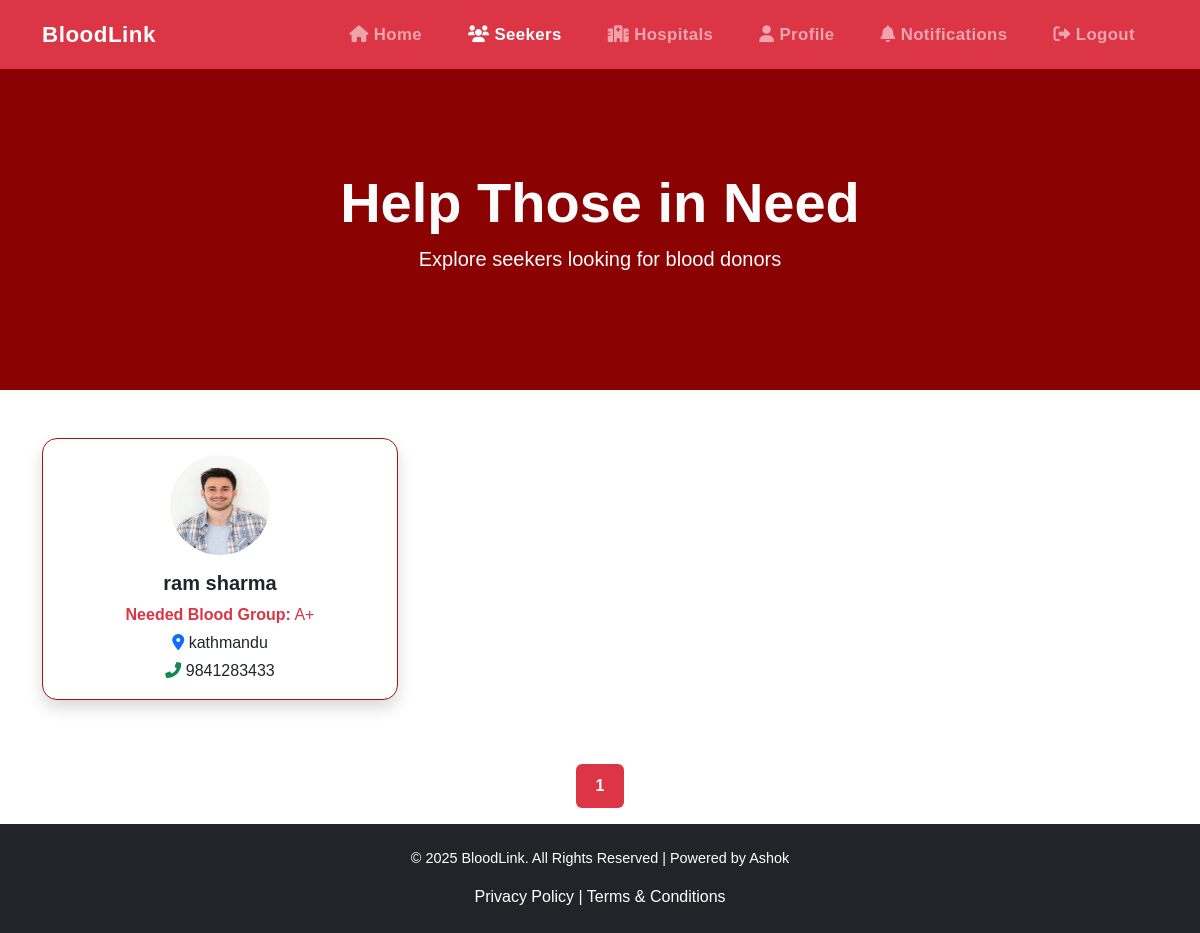
The page /BloodManagementSystem/seekers/list_seekers_for_donors.php (signed in) on the database its author committed.
### tables this page shows
CREATE TABLE `seekers` (
  `user_id` int(11) NOT NULL,
  `name` varchar(100) NOT NULL,
  `phone_number` varchar(15) DEFAULT NULL,
  `blood_group_needed` varchar(5) NOT NULL,
  `city` varchar(100) NOT NULL,
  `national_id_number` varchar(50) NOT NULL,
  `national_id_photo` varchar(255) DEFAULT NULL,
  `seeker_photo` varchar(255) DEFAULT NULL,
  PRIMARY KEY (`user_id`),
  CONSTRAINT `seekers_ibfk_1` FOREIGN KEY (`user_id`) REFERENCES `users` (`id`)
);

### BloodManagementSystem/seekers/list_seekers_for_donors.php (the view, shortened to what this page needs)
<?php
include('../includes/db.php');
$limit = 9;
$page = isset($_GET['page']) ? (int)$_GET['page'] : 1;
$start = ($page - 1) * $limit;
$query = "SELECT name, phone_number, blood_group_needed, city, seeker_photo
          FROM seekers
          ORDER BY name
          LIMIT $start, $limit";
$result = mysqli_query($conn, $query);
$total_query = mysqli_query($conn, "SELECT COUNT(*) AS total FROM seekers");
$total_row = mysqli_fetch_assoc($total_query);
$total_seekers = $total_row['total'];
$total_pages = ceil($total_seekers / $limit);
?>
<!DOCTYPE html>
<html lang="en">
<head>
    <link href="https://cdn.jsdelivr.net/npm/bootstrap@5.3.0/dist/css/bootstrap.min.css" rel="stylesheet">
    <link href="https://cdnjs.cloudflare.com/ajax/libs/font-awesome/6.0.0/css/all.min.css" rel="stylesheet">
    <link href="../style.css" rel="stylesheet">
</head>
<body>
<nav class="navbar navbar-expand-lg navbar-dark bg-danger">
    <div class="container">
        <a class="navbar-brand" href="../dashboard/donordash.php">BloodLink</a>
        <div class="collapse navbar-collapse justify-content-end custom-collapse" id="navbarNav">
            <ul class="navbar-nav">
                <li class="nav-item"><a class="nav-link" href="../dashboard/donordash.php"><i class="fas fa-home"></i> Home</a></li>
                <li class="nav-item"><a class="nav-link active" href="../seekers/list_seekers_for_donors.php"><i class="fas fa-users"></i> Seekers</a></li>
                <li class="nav-item"><a class="nav-link" href="../hospital/hospital_for_donors.php"><i class="fas fa-hospital"></i> Hospitals</a></li>
                <li class="nav-item"><a class="nav-link" href="../donors/donors_profile.php"><i class="fas fa-user"></i> Profile</a></li>
                <li class="nav-item"><a class="nav-link" href="../notifications/notification_donor.php"><i class="fas fa-bell"></i> Notifications</a></li>
                <li class="nav-item"><a class="nav-link" href="../logout.php"><i class="fas fa-sign-out-alt"></i> Logout</a></li>
            </ul>
        </div>
    </div>
</nav>
<section class="hero d-flex align-items-center justify-content-center text-center">
    <div class="container">
        <h1 class="display-5 fw-bold">Help Those in Need</h1>
        <p class="lead">Explore seekers looking for blood donors</p>
    </div>
</section>
<section class="donor-section py-5">
    <div class="container">
        <div class="row g-4">
            <?php while ($row = mysqli_fetch_assoc($result)) {
                $photo = !empty($row['seeker_photo']) ? $row['seeker_photo'] : 'default.png'; ?>
                <div class="col-md-6 col-lg-4">
                    <div class="card donor-card custom-donor-card shadow h-100 text-center p-3">
                        <img src="../uploads/seeker_photos/<?= htmlspecialchars($photo) ?>" class="rounded-circle mx-auto mb-3" alt="Seeker Photo" width="100" height="100">
                        <h5 class="fw-bold"><?= htmlspecialchars($row['name']) ?></h5>
                        <p class="mb-1 text-danger"><strong>Needed Blood Group:</strong> <?= htmlspecialchars($row['blood_group_needed']) ?></p>
                        <p class="mb-1">
                            <i class="fas fa-map-marker-alt text-primary"></i>
                            <a href="https://www.google.com/maps/search/<?= urlencode($row['city']) ?>" target="_blank" class="custom-text-link">
                                <?= htmlspecialchars($row['city']) ?>
                            </a>
                        </p>
                        <p class="mb-0">
                            <i class="fas fa-phone-alt text-success"></i>
                            <a href="tel:<?= htmlspecialchars($row['phone_number']) ?>" class="custom-text-link">
                                <?= htmlspecialchars($row['phone_number']) ?>
                            </a>
                        </p>
                    </div>
                </div>
            <?php } ?>
        </div>
    </div>
</section>
<nav aria-label="Seeker page navigation" class="mt-3">
    <ul class="pagination justify-content-center">
        <?php for ($i = 1; $i <= $total_pages; $i++): ?>
                <li class="page-item <?= ($i == $page) ? 'active' : '' ?>">
                    <a class="page-link <?= ($i == $page) ? 'bg-danger border-danger custom-btn' : 'text-danger' ?>" href="?page=<?= $i ?>"><?= $i ?></a>
                </li>
        <?php endfor; ?>
    </ul>
</nav>
<footer class="bg-dark text-white text-center py-4 mt-3">
    <div class="container">
        <p>&copy; <?= date('Y') ?> BloodLink. All Rights Reserved | Powered by Ashok</p>
        <a href="#" class="text-white">Privacy Policy</a> | <a href="#" class="text-white">Terms & Conditions</a>
    </div>
</footer>
</body>
</html>

### BloodManagementSystem/style.css (style rules this page uses)
body { font-family: 'Arial', sans-serif; color: #070603; }
@media (min-width: 992px) { .navbar-nav .nav-link { margin: 0 15px; font-weight: 600; font-size: 1.05rem; letter-spacing: 0.4px; transition: color 0.3s ease; } }
.navbar { padding-top: 0.8rem; padding-bottom: 0.8rem; }
.navbar-brand { font-weight: 700; font-size: 1.4rem; letter-spacing: 0.5px; }
.hero { background: #8A0302; padding: 100px 0; color: #FCFCFC; }
.hero h1 { font-size: 3.5rem; font-weight: bold; }
.hero p { font-size: 1.25rem; }
footer { background-color: #070603; }
footer p { font-size: 0.9rem; }
footer a { color: #B79455; text-decoration: none; }
.custom-btn { color: #fff; border: none; padding: 0.1rem 0.3rem; border-radius: 0.4rem; transition: all 0.3s ease; font-weight: 500; text-decoration: none; display: inline-block; }
.custom-btn { background-color: #a41214; color: #fff; border: none; padding: 0.6rem 1.2rem; font-weight: 600; border-radius: 0.5rem; transition: background-color 0.3s ease, color 0.3s ease; }
.custom-donor-card { border: 2px solid #a41214 !important; border-radius: 15px; transition: box-shadow 0.3s ease; }
.custom-text-link { color: #212529; text-decoration: none; transition: color 0.2s ease; }

### BloodManagementSystem/seekers/list_seekers_for_donors.php (style rules this page uses)
.custom-donor-card { border: 1px solid #a41214 !important; border-radius: 15px; transition: box-shadow 0.3s ease; }
.custom-text-link { color: #212529; text-decoration: none; }

### rows shown on the page
seekers: seeker_photo (picture), name "ram sharma", blood_group_needed "A+", city "kathmandu", phone_number "9841283433"
